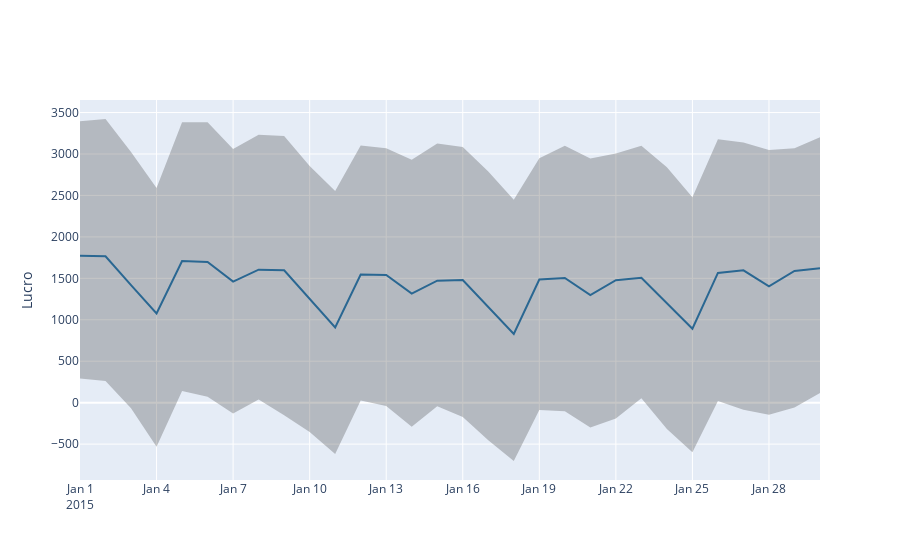

The code cell stored with this chart in its notebook:
### Code cell
fig = Figure([
    Scatter(
        name='Forecast',
        x=forecast_data['ds'],
        y=forecast_data['yhat'],
        mode='lines',
        line=dict(color='rgb(31, 119, 180)'),
        showlegend=False
    ),
    Scatter(
        name='Upper Bound',
        x=forecast_data['ds'],
        y=forecast_data['yhat_upper'],
        mode='lines',
        marker=dict(color="#444"),
        line=dict(width=0),
        showlegend=False
    ),
    Scatter(
        name='Lower Bound',
        x=forecast_data['ds'],
        y=forecast_data['yhat_lower'],
        marker=dict(color="#444"),
        line=dict(width=0),
        mode='lines',
        fillcolor='rgba(68, 68, 68, 0.3)',
        fill='tonexty',
        showlegend=False
    )
])

fig.update_layout(
    yaxis_title='Lucro',
    hovermode="x"
)
fig.show()
